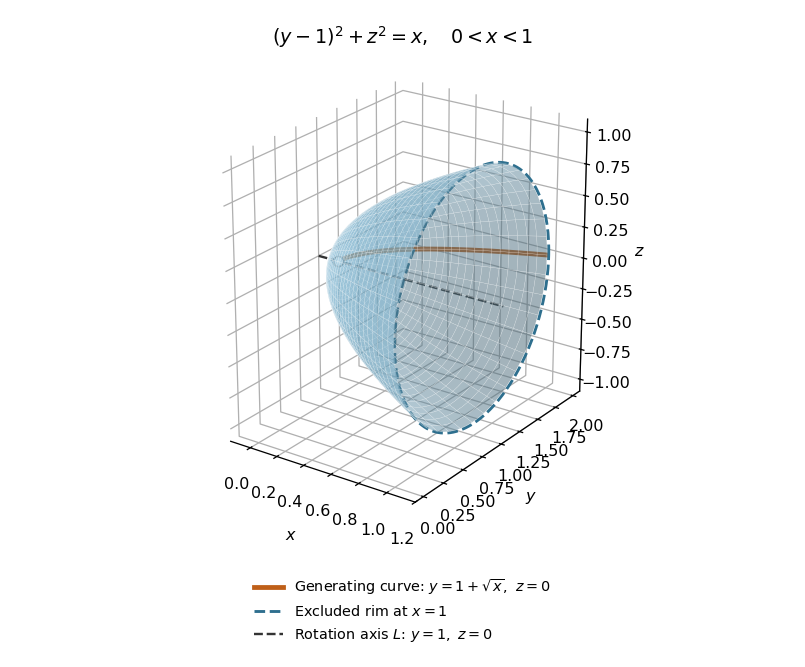

Reproduce this figure in Python.
"""Sketch Question 3(b)(iii); write the PNG in the current directory.

Tested with Python 3.14.4, NumPy 2.3.5 and Matplotlib 3.10.7.
"""

from pathlib import Path

import matplotlib

matplotlib.use("Agg")
import matplotlib.pyplot as plt
import numpy as np


def main():
    fig = plt.figure(figsize=(7.0, 5.8), facecolor="white")
    fig.subplots_adjust(left=0.03, right=0.97, bottom=0.22, top=0.92)
    ax = fig.add_subplot(projection="3d")
    phi, rho = np.meshgrid(np.linspace(0, 2 * np.pi, 81), np.linspace(0.015, 0.995, 35))
    ax.plot_surface(rho**2, 1 + rho * np.cos(phi), rho * np.sin(phi), color="#81bbd8", alpha=0.5, edgecolor="white", linewidth=0.2)
    t = np.linspace(0.005, 0.995, 201)
    ax.plot(t**2, 1 + t, np.zeros_like(t), color="#bf5f18", linewidth=3, label=r"Generating curve: $y=1+\sqrt{x},\ z=0$")
    angle = np.linspace(0, 2 * np.pi, 301)
    ax.plot(np.ones_like(angle), 1 + np.cos(angle), np.sin(angle), "--", color="#2e6f8e", linewidth=1.8, label="Excluded rim at $x=1$")
    ax.plot([-0.15, 1.2], [1, 1], [0, 0], "--", color="#333333", linewidth=1.5, label=r"Rotation axis $L$: $y=1,\ z=0$")
    ax.scatter([0], [1], [0], s=40, facecolors="white", edgecolors="#333333", zorder=10)
    ax.set(xlabel="$x$", ylabel="$y$", zlabel="$z$", xlim=(-0.15, 1.2), ylim=(-0.1, 2.1), zlim=(-1.1, 1.1), title=r"$(y-1)^2+z^2=x,\quad 0<x<1$")
    ax.set_box_aspect((1.5, 2, 2))
    ax.view_init(elev=23, azim=-55)
    for axis in (ax.xaxis, ax.yaxis, ax.zaxis):
        axis.set_pane_color((1, 1, 1, 1))
    fig.legend(loc="lower center", bbox_to_anchor=(0.5, 0.015), frameon=False, fontsize=9)
    fig.savefig(Path(__file__).with_suffix(".png").name, dpi=115, facecolor="white")
    plt.close(fig)


if __name__ == "__main__":
    main()
